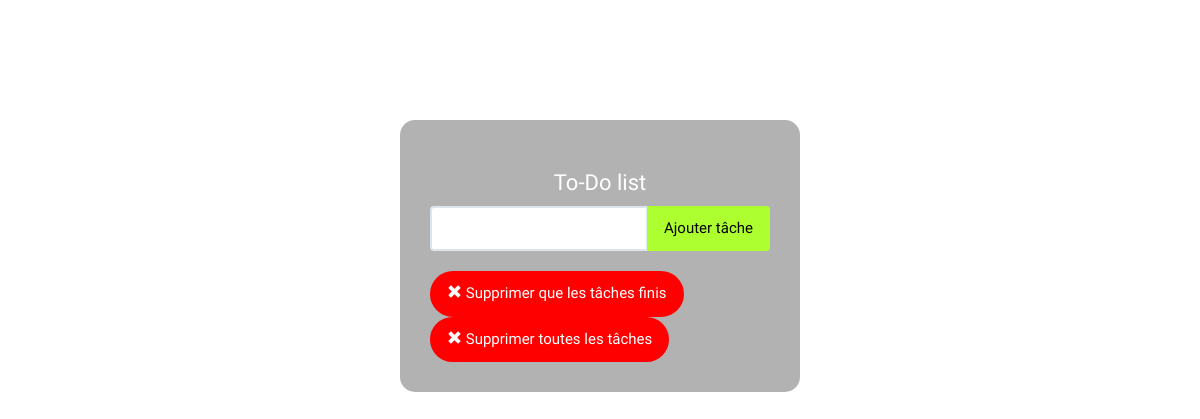
Before: / with the older database file.
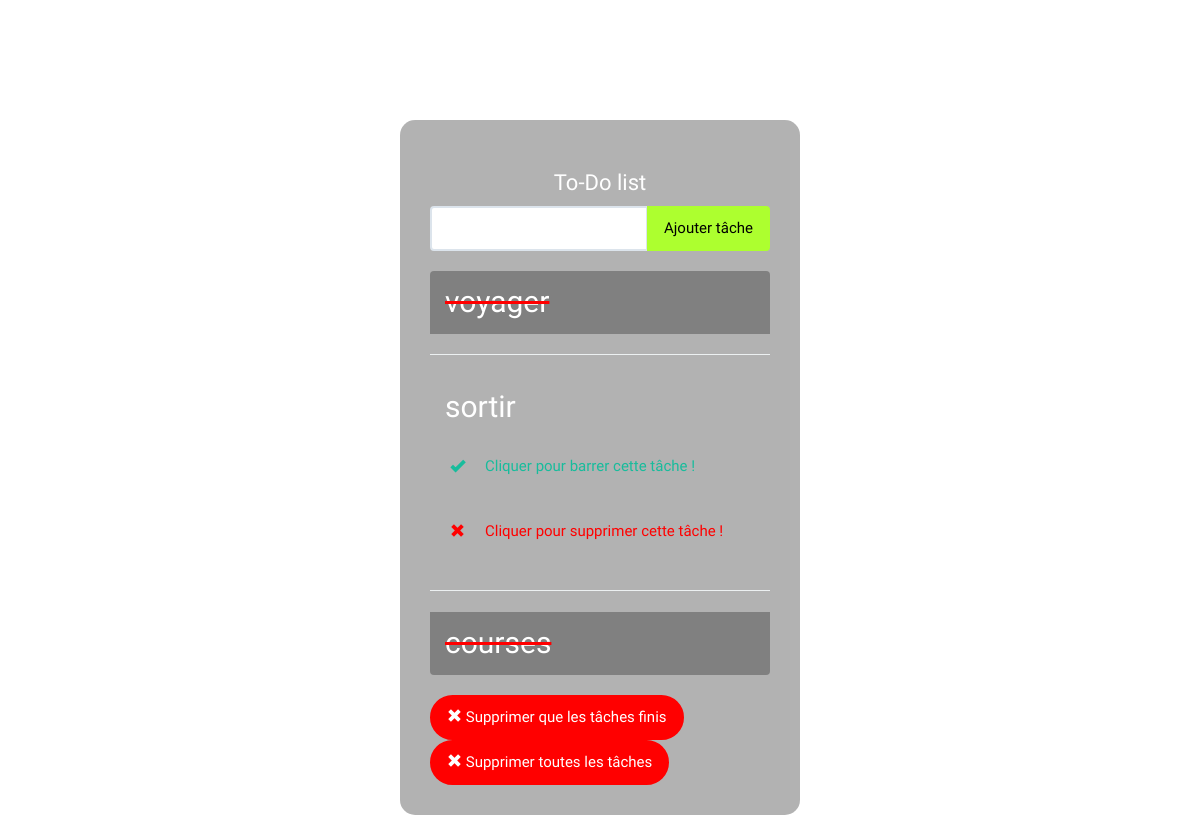
After: the same page with the newer database file.
### todo/models.py (models this page shows, shortened)
class Todo(models.Model):
    text = models.CharField(max_length=40)
    complete = models.BooleanField(default=False)

### todo/views.py (the view)
# urls.py: path('', views.index, name='index'),
def index(request):
    todo_list = Todo.objects.order_by('id')
    form = TodoForm()
    context = {'todo_list' : todo_list, 'form' : form}
    return render(request, 'todo/index.html', context)

### todo/forms.py
class TodoForm(forms.Form):
    text = forms.CharField(max_length=40,
        widget=forms.TextInput(
            attrs={'class' : 'form-control',}))

### todo/templates/todo/index.html (shortened to what this page needs)
{% load static %}
<!DOCTYPE html>
<html lang="en">
	<head>
		<link rel="stylesheet" href="{% static 'todo/bs/css/flatly.min.css' %}" />
		<link rel="stylesheet" href="{% static 'todo/styles.css' %}" />
	</head>
	<body>
		<div class="container-fluid" id="wrapper">
			<div class="row">
				<div class="col-lg-4 col-lg-offset-4" id="content">
					<h2>To-Do list</h2>
					<form action="{% url 'add' %}" method="POST" role="form">
						<div class="form-group">
							<div class="input-group">
							  {{ form.text }}
							  <span class="input-group-btn">
								  <button type="submit" class="btn btn-default" id="add-btn">Ajouter tâche</button>
							  </span>
							</div>
						</div>
					</form>
					<ul class="list-group t20">
						{% for todo in todo_list %}
						{% if todo.complete %}
						<li class="list-group-item todo-completed">{{ todo.text }}</li>
						{% else %}
						<a href="{% url 'complete' todo.id %}" class="aclass">
							<hr>
							<li class="list-group-item">{{ todo.text }}</li>
							<i class="glyphicon glyphicon-ok"><p>Cliquer pour barrer cette tâche !</p></i>
						</a>
						<a href="{% url 'delete' todo.id %}" class="aclass">
							<i class="glyphicon glyphicon-remove glyphicon-removetxt"><p>Cliquer pour supprimer cette tâche !</p></i>
						</a>
						<hr>
						{% endif %}
						{% endfor %}
					</ul>
					<div class="row t10">
						<div class="col-lg-12">
							<div class="btn-toolbar">
								<div class="btn-group">
									<a href="{% url 'deletecomplete' %}"><button type="button" class="btn btn-warning">
										<i class="glyphicon glyphicon-remove"></i> Supprimer que les tâches finis
									</button></a>
								</div>
								<div class="btn-group">
									<a href="{% url 'deleteall' %}"><button type="button" class="btn btn-warning">
										<i class="glyphicon glyphicon-remove"></i> Supprimer toutes les tâches
									</button></a>
								</div>
							</div>
						</div>
					</div>
				</div>
			</div>
		</div>
	</body>
</html>

### todo/static/todo/styles.css (style rules this page uses)
body { background: white; background-image: url(https://hedinoamane.fr/img/Background.jpg); margin: auto; background-repeat: repeat-y; background-position: center; width: 100%; background-size: auto; font-family: 'Nerko One', cursive; }
h1, h2, h3, h4, h5, h6, p { font-family: 'Nerko One', cursive; }
.glyphicon-remove { color: #ffffff; }
#wrapper { margin-top: 10% !important; }
#content { background:rgba(0,0,0, 0.3); padding: 30px; border-radius: 15px; }
#content > h2 { font-size: 22px; text-align: center; padding-top: 0; color: #ffffff; }
.t10 { margin-top: 10px; }
.t20 { margin-top: 20px; }
.todo-completed { text-decoration: line-through; background: rgba(149, 165, 166, .3); }
.list-group-item { color: black; }
.btn-default { color: black; background-color: greenyellow; border-color: greenyellow; }
.btn-warning { color: #ffffff; background-color: red; border-color: red; border-radius: 50px; }
.list-group-item { color: white; font-size: 30px; background-color: transparent; border: none; }
.todo-completed { text-decoration: line-through 3px red !important; background-color: grey; color: white; }
.glyphicon-ok, .glyphicon-removetxt { padding: 20px; display: flex; }
.glyphicon-ok p, .glyphicon-removetxt p { margin-left: 20px; }
.glyphicon-removetxt { color: red; }

Changed rows visible on the page:
added Todo: text "voyager"
added Todo: text "sortir"
added Todo: text "courses"
